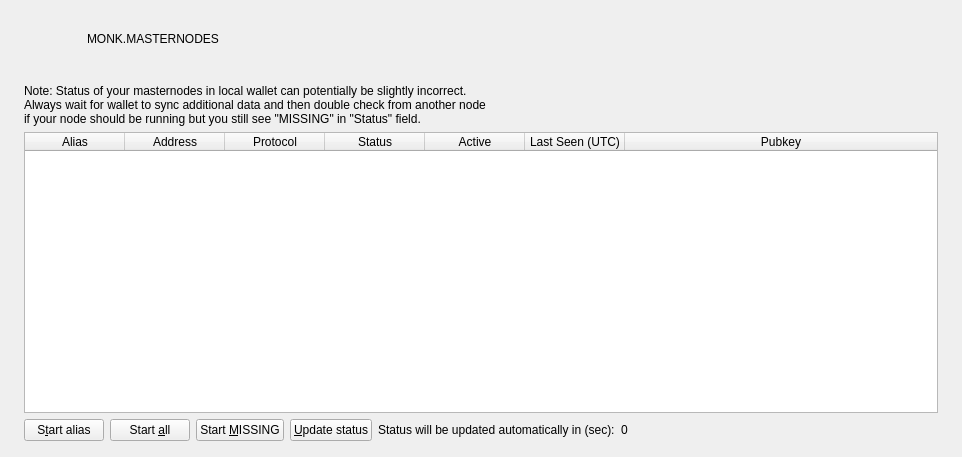
<?xml version="1.0" encoding="UTF-8"?>
<ui version="4.0">
 <class>MasternodeList</class>
 <widget class="QWidget" name="MasternodeList">
  <property name="geometry">
   <rect>
    <x>0</x>
    <y>0</y>
    <width>962</width>
    <height>457</height>
   </rect>
  </property>
  <property name="windowTitle">
   <string>Form</string>
  </property>
  <layout class="QVBoxLayout" name="topLayout" stretch="0">
   <property name="leftMargin">
    <number>9</number>
   </property>
   <property name="topMargin">
    <number>9</number>
   </property>
   <property name="rightMargin">
    <number>9</number>
   </property>
   <property name="bottomMargin">
    <number>9</number>
   </property>
   <item>
    <layout class="QVBoxLayout" name="verticalLayout_Master" stretch="0,1">
     <property name="spacing">
      <number>0</number>
     </property>
     <item>
      <widget class="QFrame" name="frame_Header">
       <layout class="QVBoxLayout" name="verticalLayout_4">
        <property name="leftMargin">
         <number>0</number>
        </property>
        <property name="topMargin">
         <number>0</number>
        </property>
        <property name="rightMargin">
         <number>0</number>
        </property>
        <property name="bottomMargin">
         <number>0</number>
        </property>
        <item>
         <layout class="QHBoxLayout" name="horizontalLayout_Header" stretch="0,0,1">
          <item>
           <widget class="QLabel" name="labelOverviewHeaderLogo">
            <property name="minimumSize">
             <size>
              <width>72</width>
              <height>60</height>
             </size>
            </property>
            <property name="text">
             <string/>
            </property>
           </widget>
          </item>
          <item>
           <widget class="QLabel" name="labelOverviewHeaderLeft">
            <property name="text">
             <string>MONK.MASTERNODES</string>
            </property>
           </widget>
          </item>
          <item>
           <spacer name="horizontalSpacer">
            <property name="orientation">
             <enum>Qt::Horizontal</enum>
            </property>
            <property name="sizeHint" stdset="0">
             <size>
              <width>40</width>
              <height>20</height>
             </size>
            </property>
           </spacer>
          </item>
         </layout>
        </item>
       </layout>
      </widget>
     </item>
     <item>
      <widget class="QFrame" name="frame_BG">
       <layout class="QVBoxLayout" name="verticalLayout_3">
        <property name="leftMargin">
         <number>6</number>
        </property>
        <property name="topMargin">
         <number>6</number>
        </property>
        <property name="rightMargin">
         <number>6</number>
        </property>
        <property name="bottomMargin">
         <number>6</number>
        </property>
        <item>
         <widget class="QFrame" name="frame_Content">
          <layout class="QVBoxLayout" name="verticalLayout">
           <property name="spacing">
            <number>0</number>
           </property>
           <property name="leftMargin">
            <number>0</number>
           </property>
           <property name="topMargin">
            <number>0</number>
           </property>
           <property name="rightMargin">
            <number>0</number>
           </property>
           <property name="bottomMargin">
            <number>0</number>
           </property>
           <item>
            <layout class="QGridLayout" name="gridLayout_2">
             <property name="spacing">
              <number>2</number>
             </property>
             <item row="0" column="0">
              <widget class="QFrame" name="frameList">
               <layout class="QVBoxLayout" name="verticalLayout_2">
                <property name="bottomMargin">
                 <number>1</number>
                </property>
                <item>
                 <layout class="QHBoxLayout" name="horizontalLayout_note">
                  <property name="bottomMargin">
                   <number>0</number>
                  </property>
                  <item>
                   <widget class="QLabel" name="updateNote">
                    <property name="text">
                     <string>Note: Status of your masternodes in local wallet can potentially be slightly incorrect.&lt;br /&gt;Always wait for wallet to sync additional data and then double check from another node&lt;br /&gt;if your node should be running but you still see &quot;MISSING&quot; in &quot;Status&quot; field.</string>
                    </property>
                   </widget>
                  </item>
                 </layout>
                </item>
                <item>
                 <widget class="QTableWidget" name="tableWidgetMyMasternodes">
                  <property name="minimumSize">
                   <size>
                    <width>695</width>
                    <height>0</height>
                   </size>
                  </property>
                  <property name="palette">
                   <palette>
                    <active>
                     <colorrole role="Text">
                      <brush brushstyle="SolidPattern">
                       <color alpha="255">
                        <red>51</red>
                        <green>51</green>
                        <blue>51</blue>
                       </color>
                      </brush>
                     </colorrole>
                    </active>
                    <inactive>
                     <colorrole role="Text">
                      <brush brushstyle="SolidPattern">
                       <color alpha="255">
                        <red>51</red>
                        <green>51</green>
                        <blue>51</blue>
                       </color>
                      </brush>
                     </colorrole>
                    </inactive>
                    <disabled>
                     <colorrole role="Text">
                      <brush brushstyle="SolidPattern">
                       <color alpha="255">
                        <red>85</red>
                        <green>85</green>
                        <blue>85</blue>
                       </color>
                      </brush>
                     </colorrole>
                    </disabled>
                   </palette>
                  </property>
                  <property name="editTriggers">
                   <set>QAbstractItemView::NoEditTriggers</set>
                  </property>
                  <property name="alternatingRowColors">
                   <bool>true</bool>
                  </property>
                  <property name="selectionMode">
                   <enum>QAbstractItemView::SingleSelection</enum>
                  </property>
                  <property name="selectionBehavior">
                   <enum>QAbstractItemView::SelectRows</enum>
                  </property>
                  <property name="sortingEnabled">
                   <bool>true</bool>
                  </property>
                  <attribute name="horizontalHeaderStretchLastSection">
                   <bool>true</bool>
                  </attribute>
                  <column>
                   <property name="text">
                    <string>Alias</string>
                   </property>
                  </column>
                  <column>
                   <property name="text">
                    <string>Address</string>
                   </property>
                  </column>
                  <column>
                   <property name="text">
                    <string>Protocol</string>
                   </property>
                  </column>
                  <column>
                   <property name="text">
                    <string>Status</string>
                   </property>
                  </column>
                  <column>
                   <property name="text">
                    <string>Active</string>
                   </property>
                  </column>
                  <column>
                   <property name="text">
                    <string>Last Seen (UTC)</string>
                   </property>
                  </column>
                  <column>
                   <property name="text">
                    <string>Pubkey</string>
                   </property>
                  </column>
                 </widget>
                </item>
                <item>
                 <layout class="QHBoxLayout" name="horizontalLayout_5">
                  <property name="bottomMargin">
                   <number>0</number>
                  </property>
                  <item>
                   <widget class="QPushButton" name="startButton">
                    <property name="styleSheet">
                     <string notr="true">QPushButton{qproperty-icon: url(&quot; &quot;);image: url(:/icons/confirm);}
QPushButton:hover{image: url(:/icons/confirm_hover);}
QPushButton:pressed{image: url(:/icons/confirm);}
QPushButton:disabled{image: url(:/icons/confirm_disabled);}</string>
                    </property>
                    <property name="text">
                     <string>S&amp;tart alias</string>
                    </property>
                    <property name="iconSize">
                     <size>
                      <width>32</width>
                      <height>16</height>
                     </size>
                    </property>
                   </widget>
                  </item>
                  <item>
                   <widget class="QPushButton" name="startAllButton">
                    <property name="styleSheet">
                     <string notr="true">QPushButton{qproperty-icon: url(&quot; &quot;);image: url(:/icons/startall);}
QPushButton:hover{image: url(:/icons/startall_hover);}
QPushButton:pressed{image: url(:/icons/startall);}
QPushButton:disabled{image: url(:/icons/startall_disabled);}</string>
                    </property>
                    <property name="text">
                     <string>Start &amp;all</string>
                    </property>
                    <property name="iconSize">
                     <size>
                      <width>32</width>
                      <height>16</height>
                     </size>
                    </property>
                   </widget>
                  </item>
                  <item>
                   <widget class="QPushButton" name="startMissingButton">
                    <property name="styleSheet">
                     <string notr="true">QPushButton{qproperty-icon: url(&quot; &quot;);image: url(:/icons/startmissing);}
QPushButton:hover{image: url(:/icons/startmissing_hover);}
QPushButton:pressed{image: url(:/icons/startmissing);}
QPushButton:disabled{image: url(:/icons/startmissing_disabled);}</string>
                    </property>
                    <property name="text">
                     <string>Start &amp;MISSING</string>
                    </property>
                    <property name="iconSize">
                     <size>
                      <width>32</width>
                      <height>16</height>
                     </size>
                    </property>
                   </widget>
                  </item>
                  <item>
                   <widget class="QPushButton" name="UpdateButton">
                    <property name="styleSheet">
                     <string notr="true">QPushButton{qproperty-icon: url(&quot; &quot;);image: url(:/icons/refresh);}
QPushButton:hover{image: url(:/icons/refresh_hover);}
QPushButton:pressed{image: url(:/icons/refresh);}
QPushButton:disabled{image: url(:/icons/refresh_disabled);}</string>
                    </property>
                    <property name="text">
                     <string>&amp;Update status</string>
                    </property>
                    <property name="iconSize">
                     <size>
                      <width>32</width>
                      <height>16</height>
                     </size>
                    </property>
                   </widget>
                  </item>
                  <item>
                   <widget class="QLabel" name="autoupdate_label">
                    <property name="text">
                     <string>Status will be updated automatically in (sec):</string>
                    </property>
                   </widget>
                  </item>
                  <item>
                   <widget class="QLabel" name="secondsLabel">
                    <property name="text">
                     <string>0</string>
                    </property>
                   </widget>
                  </item>
                  <item>
                   <spacer name="horizontalSpacer_5">
                    <property name="orientation">
                     <enum>Qt::Horizontal</enum>
                    </property>
                    <property name="sizeHint" stdset="0">
                     <size>
                      <width>40</width>
                      <height>20</height>
                     </size>
                    </property>
                   </spacer>
                  </item>
                 </layout>
                </item>
               </layout>
              </widget>
             </item>
            </layout>
           </item>
          </layout>
         </widget>
        </item>
       </layout>
      </widget>
     </item>
    </layout>
   </item>
  </layout>
 </widget>
 <resources/>
 <connections/>
</ui>
